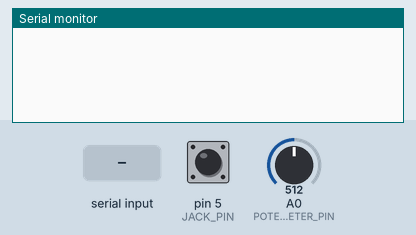
This program was run on a simulated Arduino Leonardo, built with avr-gcc and run on an emulated ATmega32U4. Shown: the last lines printed to the serial monitor. Inputs (shaded band) come from the test bench; at power-on: pin 5 (JACK_PIN) HIGH, A0 (POTENTIOMETER_PIN) = 512.

Above: at 1.2 s.
1.3 s: "1\n" received over Serial
At 2.5 s:
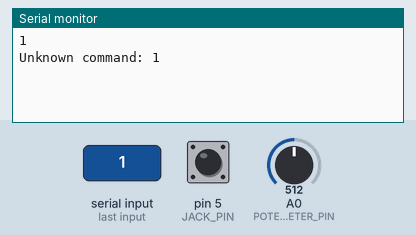
2.8 s: "0\n" received over Serial
At 3.6 s:
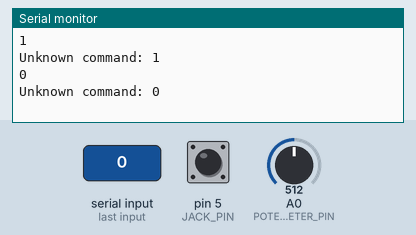

The program:

main.cpp
```cpp
/**
 * @file main.cpp
 *
 * @brief `MIDI-XP`: Main File
 *
 * @author Alexandros Iliadis (https://github.com/mogeadis)
 * @date October 2026
 */
#include <Arduino.h>

#include "Application.h"

static Application app;

void setup()
{
    app.begin();
}

void loop()
{
    app.process();
}
```

Application.h
```cpp
/**
 * @file Application.h
 *
 * @brief `MIDI-XP`: Application Class Header File
 *
 * @author Alexandros Iliadis (https://github.com/mogeadis)
 * @version 1.0.0
 * @date October 2026
 */
#pragma once

#include <stdint.h>

#include "Calibrator.h"
#include "CommandParser.h"
#include "ExpressionPedal.h"
#include "JackSwitch.h"
#include "MidiController.h"
#include "Potentiometer.h"

class Application
{
    public:

    // -----------------------------------------
    // [Public] Constructor & Destructor Methods
    // -----------------------------------------

    Application();
    ~Application();

    // -----------------------
    // [Public] Member Methods
    // -----------------------

    void begin();
    void process();

    private:

    // ----------------------
    // [Private] Enumerations
    // ----------------------

    enum class Mode : uint8_t
    {
        OPERATION,
        CALIBRATION
    };

    // ------------------------
    // [Private] Member Methods
    // ------------------------

    void processCommand();
    void processOperationMode();
    void processCalibrationMode();
    void logUnknownCommand() const;
    void logCalibrationInitialization() const;
    void logCalibrationInProgress() const;
    void logCalibrationCompletion() const;
    void logJackStatus() const;
    void logCalibratorRawValue() const;
    void logControlChangeMessage(uint8_t cc_number,uint8_t cc_value) const;

    // --------------------------
    // [Private] Member Variables
    // --------------------------

    Mode mode;
    CommandParser parser;
    JackSwitch jack;
    Potentiometer pot;
    ExpressionPedal pedal;
    Calibrator calibrator;
    MidiController midi;
};
```

Calibrator.h
```cpp
/**
 * @file Calibrator.h
 *
 * @brief `MIDI-XP`: Calibrator Class Header File
 *
 * @author Alexandros Iliadis (https://github.com/mogeadis)
 * @version 1.0.0
 * @date October 2026
 */
#pragma once

#include <stdint.h>

#include "Potentiometer.h"

class Calibrator
{
    public:

    // -----------------------------------------
    // [Public] Constructor & Destructor Methods
    // -----------------------------------------

    Calibrator() = delete;
    Calibrator(Potentiometer& pot);
    ~Calibrator();

    // -----------------------
    // [Public] Member Methods
    // -----------------------

    void begin();
    bool update();
    uint16_t rawValue() const;
    uint16_t minValue() const;
    uint16_t maxValue() const;

    private:

    // --------------------------
    // [Private] Member Variables
    // --------------------------

    Potentiometer& pot;
    uint16_t raw_value;
    uint16_t min_value;
    uint16_t max_value;
};
```

CommandParser.h
```cpp
/**
 * @file CommandParser.h
 *
 * @brief `MIDI-XP`: CommandParser Class Header File
 *
 * @author Alexandros Iliadis (https://github.com/mogeadis)
 * @version 1.0.0
 * @date October 2026
 */
#pragma once

#include <stdint.h>

#include "Configuration.h"

class CommandParser
{
    public:

    // -----------------------------------------
    // [Public] Constructor & Destructor Methods
    // -----------------------------------------

    CommandParser();
    ~CommandParser();

    // -----------------------
    // [Public] Member Methods
    // -----------------------

    void update();
    bool empty() const;
    bool available() const;
    const char* command() const;

    private:

    // --------------------------
    // [Private] Static Variables
    // --------------------------

    static constexpr uint8_t COMMAND_BUFFER_SIZE = sizeof(cfg::PARSER_CALIBRATION_COMMAND);

    // --------------------------
    // [Private] Member Variables
    // --------------------------

    char buffer[COMMAND_BUFFER_SIZE];
    uint8_t command_length;
    bool command_available;
    bool cr_flag;
};
```

Debouncer.h
```cpp
/**
 * @file Debouncer.h
 *
 * @brief `MIDI-XP`: Debouncer Class Header File
 *
 * @author Alexandros Iliadis (https://github.com/mogeadis)
 * @version 1.0.0
 * @date October 2026
 */
#pragma once

#include <stdint.h>

#include "Timer.h"

class Debouncer
{
    public:

    // -----------------------------------------
    // [Public] Constructor & Destructor Methods
    // -----------------------------------------

    Debouncer() = delete;
    Debouncer(uint16_t debounce_time);
    ~Debouncer();

    // -----------------------
    // [Public] Member Methods
    // -----------------------

    void init(bool raw_state);
    void update(bool raw_state);
    bool state() const;
    bool changed() const;

    private:

    // --------------------------
    // [Private] Member Variables
    // --------------------------

    Timer timer;
    uint16_t debounce_time;
    bool raw_state;
    bool stable_state;
    bool state_changed;
};
```

ExpressionPedal.h
```cpp
/**
 * @file ExpressionPedal.h
 *
 * @brief `MIDI-XP`: ExpressionPedal Class Header File
 *
 * @author Alexandros Iliadis (https://github.com/mogeadis)
 * @version 1.0.0
 * @date October 2026
 */
#pragma once

#include <stdint.h>

#include "Potentiometer.h"

class ExpressionPedal
{
    public:

    // -----------------------------------------
    // [Public] Constructor & Destructor Methods
    // -----------------------------------------

    ExpressionPedal() = delete;
    ExpressionPedal(Potentiometer& pot,uint8_t cc_min,uint8_t cc_max,uint16_t raw_min,uint16_t raw_max,uint16_t deadzone,uint16_t threshold);
    ~ExpressionPedal();

    // -----------------------
    // [Public] Member Methods
    // -----------------------

    void init();
    bool update();
    uint8_t value() const;
    void assignLowerBound(uint16_t raw_value);
    void assignUpperBound(uint16_t raw_value);

    private:

    // ------------------------
    // [Private] Member Methods
    // ------------------------

    bool movementDetected(uint16_t raw_value) const;

    // --------------------------
    // [Private] Member Variables
    // --------------------------

    Potentiometer& pot;
    uint8_t cc_min;
    uint8_t cc_max;
    uint16_t deadzone;
    uint16_t threshold;
    uint16_t lower_bound;
    uint16_t upper_bound;
    uint16_t raw_value;
    uint8_t cc_value;
};
```

JackSwitch.h
```cpp
/**
 * @file JackSwitch.h
 *
 * @brief `MIDI-XP`: JackSwitch Class Header File
 *
 * @author Alexandros Iliadis (https://github.com/mogeadis)
 * @version 1.0.0
 * @date October 2026
 */
#pragma once

#include <stdint.h>

#include "Debouncer.h"

class JackSwitch
{
    public:

    // -----------------------------------------
    // [Public] Constructor & Destructor Methods
    // -----------------------------------------

    JackSwitch() = delete;
    JackSwitch(uint8_t pin,uint16_t debounce_time);
    ~JackSwitch();

    // -----------------------
    // [Public] Member Methods
    // -----------------------

    void init();
    void update();
    bool changed() const;
    bool connected() const;

    private:

    // --------------------------
    // [Private] Member Variables
    // --------------------------

    uint8_t pin;
    Debouncer debouncer;
};
```

Logger.h
```cpp
/**
 * @file Logger.h
 *
 * @brief `MIDI-XP`: Logger Class Header File
 *
 * @author Alexandros Iliadis (https://github.com/mogeadis)
 * @version 1.0.0
 * @date October 2026
 */
#pragma once

#include <Arduino.h>
#include <stdint.h>

#include "Configuration.h"

class Logger
{
    public:

    // -----------------------
    // [Public] Static Methods
    // -----------------------

    static void init(uint32_t LOGGER_BAUD_RATE);

    // --------------------------------
    // [Public] Static Template Methods
    // --------------------------------

    template<typename T>
    static void print(const T& value);
    template<typename T>
    static void println(const T& value);

    private:

    // ------------------------------------------
    // [Private] Constructor & Destructor Methods
    // ------------------------------------------

    Logger() = delete;
    ~Logger() = delete;
};

// --------------------------------
// [Public] Static Template Methods
// --------------------------------

template<typename T>
void Logger::print(const T& value)
{
    Serial.print(value);
}
template<typename T>
void Logger::println(const T& value)
{
    Serial.println(value);
}

// -----------------
// Macro Definitions
// -----------------

#if DEBUG
    #define DBG_INIT(x)     Logger::init(x)
    #define DBG_PRINT(x)    Logger::print(x)
    #define DBG_PRINTLN(x)  Logger::println(x)
#else
    #define DBG_INIT(x)     ((void)0)
    #define DBG_PRINT(x)    ((void)0)
    #define DBG_PRINTLN(x)  ((void)0)
#endif
```

MidiController.h
```cpp
/**
 * @file MidiController.h
 *
 * @brief `MIDI-XP`: MidiController Class Header File
 *
 * @author Alexandros Iliadis (https://github.com/mogeadis)
 * @version 1.0.0
 * @date October 2026
 */
#pragma once

#include <stdint.h>

class MidiController
{
    public:

    // -----------------------------------------
    // [Public] Constructor & Destructor Methods
    // -----------------------------------------

    MidiController() = delete;
    MidiController(uint8_t channel);
    ~MidiController();

    // ----------------------
    // [Public] Member Methods
    // ----------------------

    uint8_t getChannel() const;
    void sendControlChange(uint8_t cc_number,uint8_t cc_value) const;

    private:

    // --------------------------
    // [Private] Member Variables
    // --------------------------

    uint8_t channel;
};
```

Potentiometer.h
```cpp
/**
 * @file Potentiometer.h
 *
 * @brief `MIDI-XP`: Potentiometer Class Header File
 *
 * @author Alexandros Iliadis (https://github.com/mogeadis)
 * @date October 2026
 */
#pragma once

#include <stdint.h>

class Potentiometer
{
    public:

    // -----------------------------------------
    // [Public] Constructor & Destructor Methods
    // -----------------------------------------

    Potentiometer() = delete;
    Potentiometer(uint8_t pin);
    ~Potentiometer();

    // -----------------------
    // [Public] Member Methods
    // -----------------------

    uint16_t read() const;

    private:

    // --------------------------
    // [Private] Member Variables
    // --------------------------

    uint8_t pin;
};
```

Timer.h
```cpp
/**
 * @file Timer.h
 *
 * @brief `MIDI-XP`: Timer Class Header File
 *
 * @author Alexandros Iliadis (https://github.com/mogeadis)
 * @date October 2026
 */
#pragma once

#include <stdint.h>

class Timer
{
    public:

    // -----------------------------------------
    // [Public] Constructor & Destructor Methods
    // -----------------------------------------

    Timer();
    ~Timer();

    // -----------------------
    // [Public] Member Methods
    // -----------------------

    void reset();
    uint32_t elapsed() const;
    bool expired(uint32_t duration) const;

    private:

    // --------------------------
    // [Private] Member Variables
    // --------------------------

    uint32_t start_time;
};
```

Utilities.h
```cpp
/**
 * @file Utilities.h
 *
 * @brief `MIDI-XP`: Utilities Namespace Header File
 *
 * @author Alexandros Iliadis (https://github.com/mogeadis)
 * @date October 2026
 */
#pragma once

namespace utils
{
    // ----------------
    // String Utilities
    // ----------------

    bool stringsAreEqual(const char* str1,const char* str2,bool ignore_case = false);
};
```

Application.cpp
```cpp
/**
 * @file Application.cpp
 *
 * @brief `MIDI-XP`: Application Class Implementation File
 *
 * @author Alexandros Iliadis (https://github.com/mogeadis)
 * @version 1.0.0
 * @date October 2026
 */
#include "Application.h"

#include "Configuration.h"
#include "Logger.h"
#include "Utilities.h"

// -----------------------------------------
// [Public] Constructor & Destructor Methods
// -----------------------------------------

Application::Application() :
    jack(cfg::JACK_PIN,cfg::JACK_DEBOUNCE_TIME),
    pot(cfg::POTENTIOMETER_PIN),
    pedal(this->pot,cfg::PEDAL_CC_MIN,cfg::PEDAL_CC_MAX,cfg::PEDAL_RAW_MIN,cfg::PEDAL_RAW_MAX,cfg::PEDAL_DEADZONE,cfg::PEDAL_THRESHOLD),
    calibrator(this->pot),
    midi(cfg::MIDI_CHANNEL)
{
    this->mode = Mode::OPERATION;
}
Application::~Application() = default;

// -----------------------
// [Public] Member Methods
// -----------------------

void Application::begin()
{
    Logger::init(cfg::LOGGER_BAUD_RATE);
    this->jack.init();
    this->pedal.init();
    DBG_PRINTLN("\nDevice initialized");
}
void Application::process()
{
    this->parser.update();
    if(this->parser.available())
    {
        this->processCommand();
    }

    if(this->mode == Mode::OPERATION)
    {
        this->processOperationMode();
    }
    else if(this->mode == Mode::CALIBRATION)
    {
        this->processCalibrationMode();
    }
}

// ------------------------
// [Private] Member Methods
// ------------------------

void Application::processCommand()
{
    if(this->parser.empty())
    {
        if(this->mode == Mode::CALIBRATION)
        {
            this->mode = Mode::OPERATION;
            this->pedal.assignLowerBound(this->calibrator.minValue());
            this->pedal.assignUpperBound(this->calibrator.maxValue());
            this->logCalibrationCompletion();
        }
        return;
    }

    if(utils::stringsAreEqual(this->parser.command(),cfg::PARSER_CALIBRATION_COMMAND,true))
    {
        if(this->mode == Mode::OPERATION)
        {
            this->calibrator.begin();
            this->mode = Mode::CALIBRATION;
            this->logCalibrationInitialization();
        }
        else if(this->mode == Mode::CALIBRATION)
        {
            this->logCalibrationInProgress();
        }
        return;
    }

    this->logUnknownCommand();
}
void Application::processOperationMode()
{
    this->jack.update();
    if(this->jack.changed())
    {
        this->logJackStatus();
    }
    if(!this->jack.connected())
    {
        return;
    }
    if(this->pedal.update())
    {
        uint8_t cc_value = this->pedal.value();
        this->midi.sendControlChange(cfg::MIDI_CC,cc_value);
        this->logControlChangeMessage(cfg::MIDI_CC,cc_value);
    }
}
void Application::processCalibrationMode()
{
    if(this->calibrator.update())
    {
        this->logCalibratorRawValue();
    }
}
void Application::logUnknownCommand() const
{
    Logger::print("Unknown command: ");
    Logger::println(this->parser.command());
}
void Application::logCalibrationInitialization() const
{
    Logger::println("");
    Logger::println("Calibration process initialized:");
    Logger::println("Move the pedal through its full range and press Enter to finish...");
}
void Application::logCalibrationInProgress() const
{
    Logger::println("");
    Logger::println("Calibration process already in progress:");
    Logger::println("Press Enter to finish current process...");
}
void Application::logCalibrationCompletion() const
{
    Logger::println("Calibration process completed:");
    Logger::println("Adjust the following configuration variables and reupload firmware to device:");
    Logger::print("[*] PEDAL_RAW_MIN <-- ");
    Logger::println(this->calibrator.minValue());
    Logger::print("[*] PEDAL_RAW_MAX <-- ");
    Logger::println(this->calibrator.maxValue());
    Logger::println("");
}
void Application::logJackStatus() const
{
    DBG_PRINT("Jack ");
    DBG_PRINTLN(this->jack.connected() ? "connected" : "disconnected");
}
void Application::logCalibratorRawValue() const
{
    DBG_PRINT("Raw value: ");
    DBG_PRINTLN(this->calibrator.rawValue());
}
void Application::logControlChangeMessage(uint8_t cc_number,uint8_t cc_value) const
{
    DBG_PRINT("[MIDI CC] ");
    DBG_PRINT("Channel: ");
    DBG_PRINT(this->midi.getChannel());
    DBG_PRINT(" | Number: ");
    DBG_PRINT(cc_number);
    DBG_PRINT(" | Value: ");
    DBG_PRINTLN(cc_value);
}
```

Calibrator.cpp
```cpp
/**
 * @file Calibrator.cpp
 *
 * @brief `MIDI-XP`: Calibrator Class Implementation File
 *
 * @author Alexandros Iliadis (https://github.com/mogeadis)
 * @version 1.0.0
 * @date October 2026
 */
#include "Calibrator.h"

// -----------------------------------------
// [Public] Constructor & Destructor Methods
// -----------------------------------------

Calibrator::Calibrator(Potentiometer& pot) : pot(pot)
{
    this->raw_value = 0;
    this->min_value = 0;
    this->max_value = 0;
}
Calibrator::~Calibrator() = default;

// -----------------------
// [Public] Member Methods
// -----------------------

void Calibrator::begin()
{
    this->raw_value = this->pot.read();
    this->min_value = this->raw_value;
    this->max_value = this->raw_value;
}
bool Calibrator::update()
{
    uint16_t new_value = this->pot.read();

    if(new_value == this->raw_value)
    {
        return false;
    }

    if(new_value < this->min_value)
    {
        this->min_value = new_value;
    }
    if(new_value > this->max_value)
    {
        this->max_value = new_value;
    }

    this->raw_value = new_value;

    return true;
}
uint16_t Calibrator::rawValue() const
{
    return this->raw_value;
}
uint16_t Calibrator::minValue() const
{
    return this->min_value;
}
uint16_t Calibrator::maxValue() const
{
    return this->max_value;
}
```

JackSwitch.cpp
```cpp
/**
 * @file JackSwitch.cpp
 *
 * @brief `MIDI-XP`: JackSwitch Class Implementation File
 *
 * @author Alexandros Iliadis (https://github.com/mogeadis)
 * @version 1.0.0
 * @date October 2026
 */
#include "JackSwitch.h"

#include <Arduino.h>

// -----------------------------------------
// [Public] Constructor & Destructor Methods
// -----------------------------------------

JackSwitch::JackSwitch(uint8_t pin,uint16_t debounce_time) : debouncer(debounce_time)
{
    this->pin = pin;
}
JackSwitch::~JackSwitch() = default;

// -----------------------
// [Public] Member Methods
// -----------------------

void JackSwitch::init()
{
    pinMode(this->pin,INPUT_PULLUP);
    this->debouncer.init(digitalRead(this->pin));
}
void JackSwitch::update()
{
    this->debouncer.update(digitalRead(this->pin));
}
bool JackSwitch::changed() const
{
    return this->debouncer.changed();
}
bool JackSwitch::connected() const
{
    return (this->debouncer.state() == HIGH);
}
```

Source omitted: CommandParser.cpp (2102 bytes), Debouncer.cpp (1294 bytes), ExpressionPedal.cpp (2421 bytes), Logger.cpp (430 bytes), MidiController.cpp (936 bytes), Potentiometer.cpp (640 bytes), Timer.cpp (727 bytes), Utilities.cpp (772 bytes), Configuration.h (1538 bytes)

Measured:
- after the input at 1.3 s, the serial monitor: prints a new line at once (image 1)
- after the input at 2.8 s, the serial monitor: prints a new line at once (image 2)
